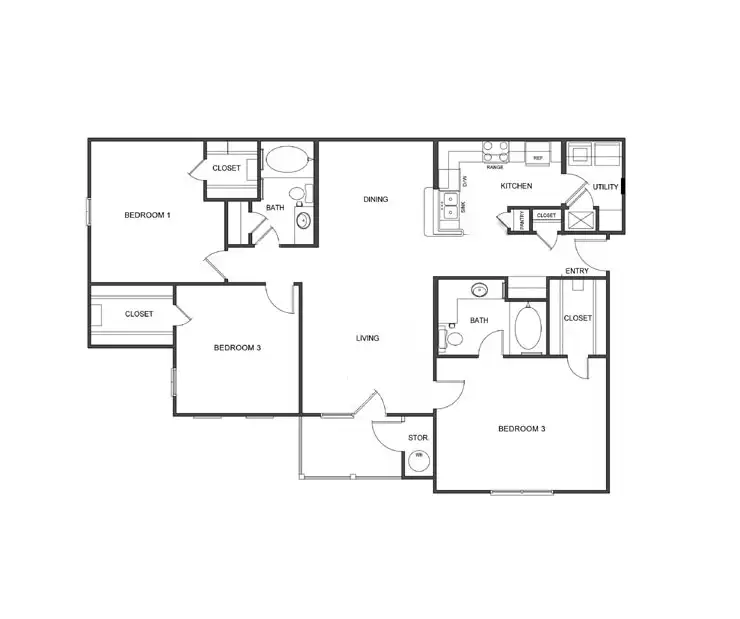
#> input picture 3x2_islandpark_14c1 2d- resied (square).webp, 740 x 619 px, found by its file name
$ python generate_scene_from_floorplan.py
#> lines starting #> are read from the running program, lines starting #| are printed output that depends on the picture; after the words box and inside, x2 and y2 are one past the last pixel; in counts of white or black regions, pixels touching at a corner belong together
#!/usr/bin/env python3
"""Generate a native LuckyEngine mesh scene from a floorplan image.

This script detects major horizontal/vertical wall lines from a 2D floorplan
image and emits a mesh-based `.hscene` with simple 3D wall blocks.
"""

from __future__ import annotations

import argparse
from pathlib import Path
import re

import cv2
import numpy as np


DEFAULT_ENGINE_ROOT = Path(
    "/home/acald-creator/go/src/github.com/acald-creator/LuckyEngine-2026.1-Linux-x64"
)
DEFAULT_IMAGE = Path(
    "/home/acald-creator/go/src/github.com/acald-creator/apartment-moving-simulator/3x2_islandpark_14c1 2d- resied (square).webp"
)
DEFAULT_SCENE_NAME = "ApartmentFromImage.hscene"
CUBE_ASSET_ID = 636035523334520015


def detect_axis_aligned_lines(
    image_path: Path,
    threshold: int = 130,
    min_len_px: int = 40,
    merge_gap_px: int = 6,
) -> list[tuple[str, float, float, float]]:
    """Return axis-aligned wall segments as (axis, x_or_y, start, end)."""
    img = cv2.imread(str(image_path), cv2.IMREAD_GRAYSCALE)
    if img is None:
        raise RuntimeError(f"Could not read image: {image_path}")

    # Invert threshold so dark walls become white foreground.
    _, bw = cv2.threshold(img, threshold, 255, cv2.THRESH_BINARY_INV)
    bw = cv2.morphologyEx(bw, cv2.MORPH_CLOSE, np.ones((3, 3), np.uint8))

    lines = cv2.HoughLinesP(
        bw,
        rho=1,
        theta=np.pi / 180,
        threshold=80,
        minLineLength=min_len_px,
        maxLineGap=10,
    )
    if lines is None:
        return []

    # Normalize as horizontal/vertical only.
    horiz: list[tuple[float, float, float]] = []  # y, x1, x2
    vert: list[tuple[float, float, float]] = []  # x, y1, y2
    for line in lines[:, 0, :]:
        x1, y1, x2, y2 = map(float, line.tolist())
        dx = abs(x2 - x1)
        dy = abs(y2 - y1)
        if dx < 1 and dy < 1:
            continue
        if dx >= 3 * max(dy, 1):
            y = (y1 + y2) / 2.0
            horiz.append((y, min(x1, x2), max(x1, x2)))
        elif dy >= 3 * max(dx, 1):
            x = (x1 + x2) / 2.0
            vert.append((x, min(y1, y2), max(y1, y2)))

    def merge_parallel(
        entries: list[tuple[float, float, float]]
    ) -> list[tuple[float, float, float]]:
        if not entries:
            return []
        # group by axis coordinate proximity
        entries.sort(key=lambda t: (t[0], t[1], t[2]))
        groups: list[list[tuple[float, float, float]]] = []
        for e in entries:
            if not groups or abs(e[0] - groups[-1][0][0]) > merge_gap_px:
                groups.append([e])
            else:
                groups[-1].append(e)

        merged: list[tuple[float, float, float]] = []
        for g in groups:
            axis = float(np.mean([x[0] for x in g]))
            segs = sorted([(x[1], x[2]) for x in g], key=lambda p: p[0])
            cur_s, cur_e = segs[0]
            for s, e in segs[1:]:
                if s <= cur_e + merge_gap_px:
                    cur_e = max(cur_e, e)
                else:
                    merged.append((axis, cur_s, cur_e))
                    cur_s, cur_e = s, e
            merged.append((axis, cur_s, cur_e))
        return merged

    horiz_m = merge_parallel(horiz)
    vert_m = merge_parallel(vert)

    # Keep meaningful segments only.
    out: list[tuple[str, float, float, float]] = []
    for y, x1, x2 in horiz_m:
        if x2 - x1 >= min_len_px:
            out.append(("h", y, x1, x2))
    for x, y1, y2 in vert_m:
        if y2 - y1 >= min_len_px:
            out.append(("v", x, y1, y2))
    return out


def write_hscene(
    scene_path: Path,
    segments: list[tuple[str, float, float, float]],
    image_w: int,
    image_h: int,
    meters_per_pixel: float = 0.03,
) -> None:
    cx = image_w / 2.0
    cy = image_h / 2.0

    def map_xy(px: float, py: float) -> tuple[float, float]:
        # Image -> world: x right, y up
        wx = (px - cx) * meters_per_pixel
        wy = (cy - py) * meters_per_pixel
        return wx, wy

    lines: list[str] = []
    lines.append("Scene: LuckyRobots")
    lines.append("SceneSettings:")
    lines.append("  SceneTimeMode: 1")
    lines.append("  FreeStepEnabled: false")
    lines.append("  TimeRunners:")
    lines.append("    - ID: 0")
    lines.append("      Name: Robot")
    lines.append("      Frequency: 50")
    lines.append("      Locked: false")
    lines.append("  OnUpdateSettings:")
    lines.append("    Enabled: true")
    lines.append("    RunnerID: 0")
    lines.append("    RunnerName: Robot")
    lines.append("    Frequency: 50")
    lines.append("    Priority: 0")
    lines.append("    Phase: 1")
    lines.append("  OnPhysicsUpdateSettings:")
    lines.append("    Enabled: true")
    lines.append("    RunnerID: 0")
    lines.append("    RunnerName: Robot")
    lines.append("    Frequency: 50")
    lines.append("    Priority: 0")
    lines.append("    Phase: 2")
    lines.append("  OnLateUpdateSettings:")
    lines.append("    Enabled: true")
    lines.append("    RunnerID: 0")
    lines.append("    RunnerName: Robot")
    lines.append("    Frequency: 50")
    lines.append("    Priority: 0")
    lines.append("    Phase: 3")
    lines.append("  UpdateAnimationSettings:")
    lines.append("    Enabled: true")
    lines.append("    RunnerID: 0")
    lines.append("    RunnerName: Robot")
    lines.append("    Frequency: 50")
    lines.append("    Priority: 100")
    lines.append("    Phase: 3")
    lines.append("  Box2DSettings:")
    lines.append("    Enabled: false")
    lines.append("    RunnerID: 0")
    lines.append("    RunnerName: Robot")
    lines.append("    Frequency: 50")
    lines.append("    Priority: 0")
    lines.append("    Phase: 2")
    lines.append("  JoltSettings:")
    lines.append("    Enabled: true")
    lines.append("    RunnerID: 0")
    lines.append("    RunnerName: Robot")
    lines.append("    Frequency: 50")
    lines.append("    Priority: 0")
    lines.append("    Phase: 2")
    lines.append("  MujocoSettings:")
    lines.append("    Enabled: false")
    lines.append("    RunnerID: 0")
    lines.append("    RunnerName: Robot")
    lines.append("    Frequency: 50")
    lines.append("    Priority: 0")
    lines.append("    Phase: 2")
    lines.append("    CollisionCheckingEnabled: false")
    lines.append("PrefabManager: []")
    lines.append("Entities:")

    eid = 9903000000000000000

    def add_entity(tag: str, px: float, py: float, pz: float, sx: float, sy: float, sz: float) -> None:
        nonlocal eid
        lines.append(f"  - Entity: {eid}")
        lines.append("    Domain: Client")
        lines.append("    TagComponent:")
        lines.append(f"      Tag: {tag}")
        lines.append("    Parent: 0")
        lines.append("    Children:")
        lines.append("      []")
        lines.append("    TransformComponent:")
        lines.append(f"      Position: [{px:.6f}, {py:.6f}, {pz:.6f}]")
        lines.append("      Rotation: [0, 0, 0]")
        lines.append(f"      Scale: [{sx:.6f}, {sy:.6f}, {sz:.6f}]")
        lines.append("    StaticMeshComponent:")
        lines.append(f"      AssetID: {CUBE_ASSET_ID}")
        lines.append("      MaterialTable:")
        lines.append("        0: 0")
        lines.append("      Visible: true")
        eid += 1

    # Camera
    lines.extend(
        [
            f"  - Entity: {eid}",
            "    Domain: Client",
            "    TagComponent:",
            "      Tag: Main Camera",
            "    Parent: 0",
            "    Children:",
            "      []",
            "    TransformComponent:",
            "      Position: [0.0, 8.0, -16.0]",
            "      Rotation: [2.75, 0, 3.14159226]",
            "      Scale: [1, 1, 1]",
            "    CameraComponent:",
            "      Camera:",
            "        ProjectionType: 0",
            "        PerspectiveFOV: 60",
            "        PerspectiveNear: 0.1",
            "        PerspectiveFar: 4000",
            "        OrthographicSize: 10",
            "        OrthographicNear: -1",
            "        OrthographicFar: 1",
            "      Primary: true",
        ]
    )
    eid += 1

    # Light
    lines.extend(
        [
            f"  - Entity: {eid}",
            "    Domain: Client",
            "    TagComponent:",
            "      Tag: Directional Light",
            "    Parent: 0",
            "    Children:",
            "      []",
            "    TransformComponent:",
            "      Position: [0, 0, 0]",
            "      Rotation: [1.2, 0.4, -1.2]",
            "      Scale: [1, 1, 1]",
            "    DirectionalLightComponent:",
            "      Intensity: 2.0",
            "      Radiance: [1, 1, 1]",
            "      CastShadows: true",
            "      SoftShadows: true",
            "      LightSize: 0.5",
            "      ShadowAmount: 1",
        ]
    )
    eid += 1

    # Ground slab
    wx = image_w * meters_per_pixel
    wy = image_h * meters_per_pixel
    add_entity("Ground", 0.0, 0.0, -0.10, wx, wy, 0.20)

    wall_thickness = 0.24
    wall_height = 2.8

    for idx, (axis, fixed, start, end) in enumerate(segments):
        if axis == "h":
            x1, y = map_xy(start, fixed)
            x2, _ = map_xy(end, fixed)
            cx_w = (x1 + x2) / 2.0
            length = abs(x2 - x1)
            add_entity(f"WallH_{idx}", cx_w, y, wall_height / 2.0, length, wall_thickness, wall_height)
        else:
            x, y1 = map_xy(fixed, start)
            _, y2 = map_xy(fixed, end)
            cy_w = (y1 + y2) / 2.0
            length = abs(y2 - y1)
            add_entity(f"WallV_{idx}", x, cy_w, wall_height / 2.0, wall_thickness, length, wall_height)

    scene_path.write_text("\n".join(lines) + "\n")


def set_start_scene(project_file: Path, scene_name: str) -> None:
    txt = project_file.read_text()
    txt = re.sub(
        r"^\s*StartScene:.*$",
        f"  StartScene: Scenes/{scene_name}",
        txt,
        flags=re.MULTILINE,
    )
    project_file.write_text(txt)


def main() -> None:
    parser = argparse.ArgumentParser()
    parser.add_argument("--image", type=Path, default=DEFAULT_IMAGE)
    parser.add_argument("--engine-root", type=Path, default=DEFAULT_ENGINE_ROOT)
    parser.add_argument("--scene-name", type=str, default=DEFAULT_SCENE_NAME)
    parser.add_argument("--meters-per-pixel", type=float, default=0.03)
    args = parser.parse_args()

    image = cv2.imread(str(args.image), cv2.IMREAD_GRAYSCALE)
    if image is None:
        raise SystemExit(f"Could not read image: {args.image}")
    h, w = image.shape

    segments = detect_axis_aligned_lines(args.image)
#> in detect_axis_aligned_lines, `_, bw = cv2.threshold(img, threshold, 255, cv2.THRESH_BINARY_INV)`:
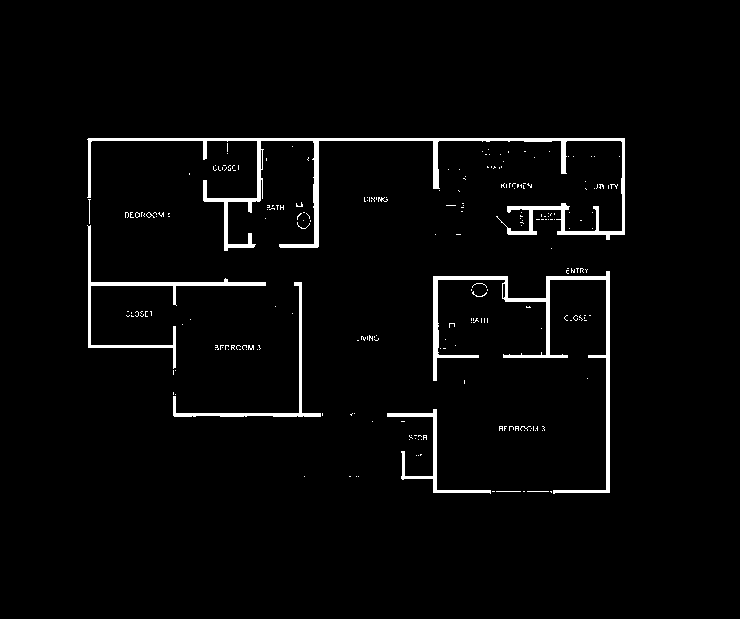
#> bw: shape (619, 740); 2.8% white; 243 white regions (232 under 20 px), largest, box (x1, y1, x2, y2) and area: (87, 138, 625, 251) 5247, (433, 271, 610, 494) 3015, (87, 225, 266, 369) 1512
#> in detect_axis_aligned_lines, `bw = cv2.morphologyEx(bw, cv2.MORPH_CLOSE, np.ones((3, 3), np.uint8))`:
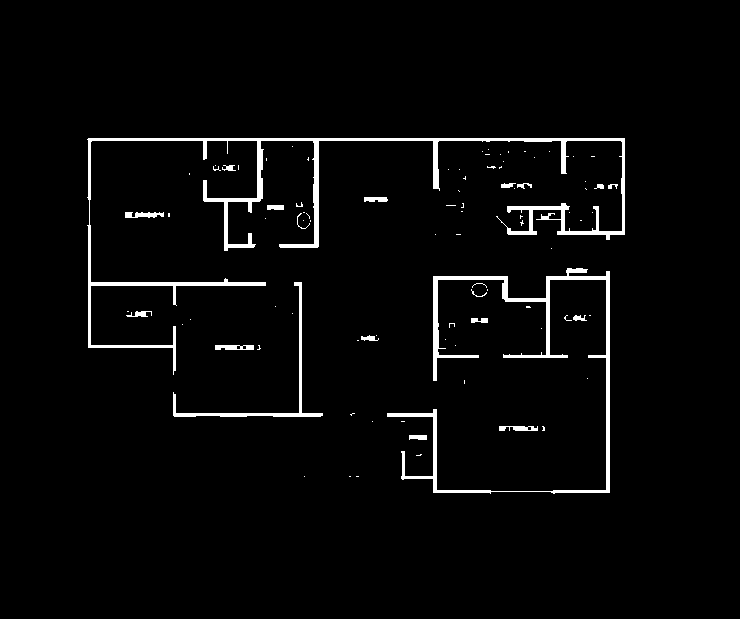
#> bw: shape (619, 740); 3% white; 92 white regions (72 under 20 px), largest, box (x1, y1, x2, y2) and area: (87, 138, 625, 375) 6935, (387, 268, 610, 494) 4078, (173, 282, 323, 417) 1019
#> in detect_axis_aligned_lines, `lines = cv2.HoughLinesP( bw, rho=1, theta=np.pi / 180, threshold=80, m..`: lines = 63 rows, first 6: [88, 138, 624, 138], [88, 140, 624, 140], [87, 139, 624, 139], [88, 285, 265, 282], [434, 380, 434, 276], [433, 380, 433, 276]
#> the loop in detect_axis_aligned_lines, `for line in lines[:, 0, :]:` made 63 passes
#> (x1, y1, x2, y2, dx, dy, y) on passes 1, 2, 3, 4, 9, 12, 13, 15: (88, 138, 624, 138, 536, 0, 138), (88, 140, 624, 140, 536, 0, 140), (87, 139, 624, 139, 537, 0, 139), (88, 285, 265, 282, 177, 3, 283.5), (173, 413, 322, 413, 149, 0, 413), (173, 414, 322, 414, 149, 0, 414), (173, 415, 322, 415, 149, 0, 415), (437, 278, 507, 276, 70, 2, 277)
#> after the loop in detect_axis_aligned_lines, `for line in lines[:, 0, :]:`: horiz = 37 items, first 6: (138, 88, 624), (140, 88, 624), (139, 87, 624), (283.5, 88, 265), (413, 173, 322), (414, 173, 322); vert = 26 items, first 6: (434, 276, 380), (433, 276, 380), (607, 271, 492), (608, 271, 492), (435, 276, 380), (436, 276, 380)
#> the loop in merge_parallel, `for e in entries:` made 37 passes
#> e on passes 1 to 8: (138, 88, 624), (139, 87, 624), (140, 88, 624), (199, 203, 253), (206.5, 507, 568), (208, 507, 568), (209, 507, 564), (213.5, 125, 169)
#> after the loop in merge_parallel, `for e in entries:`: groups = 12 items
#> the loop in merge_parallel, `for g in groups:` made 12 passes
#> (g, axis, segs) on passes 1, 3, 4, 5: ([(138, 88, 624), (139, 87, 624), (140, 88, 624)], 139, [(87, 624), (88, 624), (88, 624)]), ([(206.5, 507, 568), (208, 507, 568), (209, 507, 564)], 207.8, [(507, 568), (507, 568), (507, 564)]), ([(213.5, 125, 169), (215.5, 125, 169)], 214.5, [(125, 169), (125, 169)]), ([(231.5, 557, 624), (233, 557, 624), (233.5, 581, 624)], 232.7, [(557, 624), (557, 624), (581, 624)])
#> after the loop in merge_parallel, `for g in groups:`: merged = 16 items, first 6: (139, 87, 624), (199, 203, 253), (207.8, 507, 568), (214.5, 125, 169), (232.7, 557, 624), (278.1, 89, 231)
#> in detect_axis_aligned_lines, `horiz_m = merge_parallel(horiz)`: horiz_m has the same summary as merged in merge_parallel
#> the loop in merge_parallel (call 2), `for e in entries:` made 26 passes
#> e on passes 1 to 8: (88, 225, 347), (88.5, 141, 202), (89, 152, 322), (89, 266, 345), (90, 141, 199), (173, 326, 374), (299, 282, 412), (300, 282, 412)
#> the loop in merge_parallel (call 2), `for g in groups:` made 7 passes
#> (g, axis, segs) on passes 3, 4, 7: ([(299, 282, 412), (300, 282, 412), (301, 282, 416)], 300, [(282, 412), (282, 412), (282, 416)]), ([(315, 141, 247), (316, 141, 247), (316.5, 141, 245)], 315.8, [(141, 247), (141, 247), (141, 245)]), ([(622, 141, 234), (623, 141, 234), (624, 141, 234)], 623, [(141, 234), (141, 234), (141, 234)])
#> in detect_axis_aligned_lines, `vert_m = merge_parallel(vert)`: vert_m = [(88.9, 141, 347), (173, 326, 374), (300, 282, 416), (315.8, 141, 247), (434.9, 276, 380), (434.9, 409, 492), (607.5, 271, 492), (623, 141, 234)]
#> the loop in detect_axis_aligned_lines, `for y, x1, x2 in horiz_m:` made 16 passes
#> after the loop in detect_axis_aligned_lines, `for y, x1, x2 in horiz_m:`: out = 16 items, first 6: ('h', 139, 87, 624), ('h', 199, 203, 253), ('h', 207.8, 507, 568), ('h', 214.5, 125, 169), ('h', 232.7, 557, 624), ('h', 278.1, 89, 231)
#> the loop in detect_axis_aligned_lines, `for x, y1, y2 in vert_m:` made 8 passes
#> after the loop in detect_axis_aligned_lines, `for x, y1, y2 in vert_m:`: out = 24 items, first 6: ('h', 139, 87, 624), ('h', 199, 203, 253), ('h', 207.8, 507, 568), ('h', 214.5, 125, 169), ('h', 232.7, 557, 624), ('h', 278.1, 89, 231)
#> segments has the same summary as out in detect_axis_aligned_lines
    if not segments:
        raise SystemExit("No wall segments detected from image.")

    scene_path = (
        args.engine_root
        / "LuckyEditor"
        / "RobotSandbox"
        / "Assets"
        / "Scenes"
        / args.scene_name
    )
    project_path = args.engine_root / "LuckyEditor" / "RobotSandbox" / "RobotSandbox.hproj"

    write_hscene(scene_path, segments, w, h, meters_per_pixel=args.meters_per_pixel)
#> the loop in write_hscene, `for idx, (axis, fixed, start, end) in enumerate(segments):` made 24 passes
#> (axis, fixed, start, end, x1, y) on passes 1 to 8: ('h', 139, 87, 624, -8.49, 5.12), ('h', 199, 203, 253, -5.01, 3.31), ('h', 207.8, 507, 568, 4.11, 3.05), ('h', 214.5, 125, 169, -7.35, 2.85), ('h', 232.7, 557, 624, 5.61, 2.31), ('h', 278.1, 89, 231, -8.43, 0.941), ('h', 278.1, 437, 507, 2.01, 0.941), ('h', 278.1, 546, 605, 5.28, 0.941)
    set_start_scene(project_path, args.scene_name)

    print(f"Wrote scene: {scene_path}")
    print(f"Detected wall segments: {len(segments)}")
    print(f"Updated StartScene to: Scenes/{args.scene_name}")


if __name__ == "__main__":
#> (the run stopped early here; a loop or call above may not have finished)

$ run again, with 3_470411_2373781.webp copied over 3x2_islandpark_14c1 2d- resied (square).webp
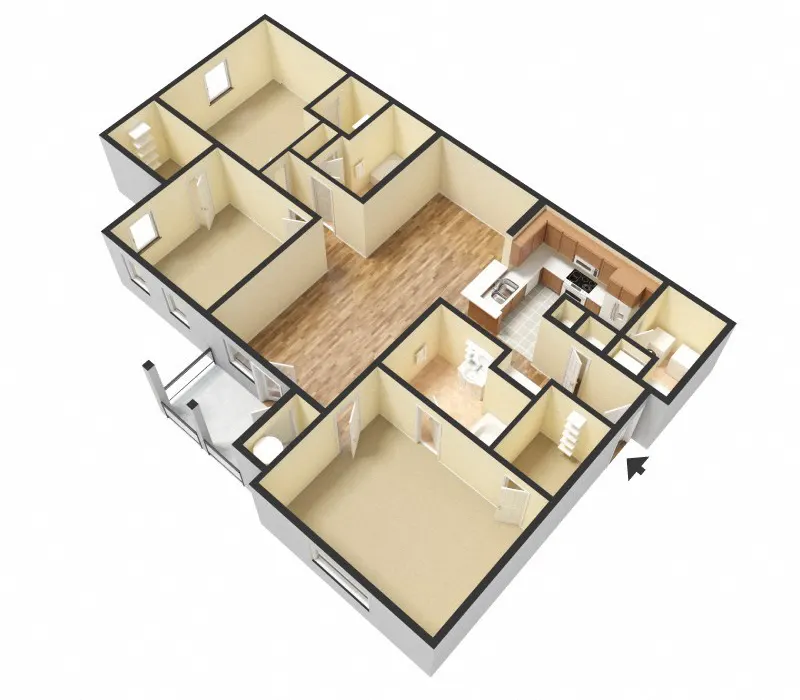
#> input picture 3_470411_2373781.webp, 800 x 700 px, found by its file name
#> in detect_axis_aligned_lines, `_, bw = cv2.threshold(img, threshold, 255, cv2.THRESH_BINARY_INV)`:
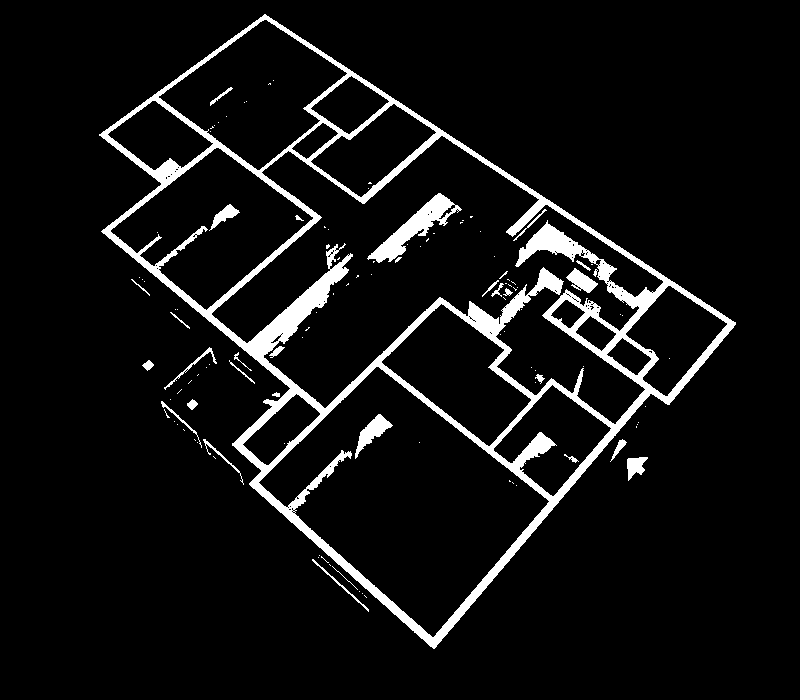
#> bw: shape (700, 800); 6.9% white; 117 white regions (86 under 20 px), largest, box (x1, y1, x2, y2) and area: (99, 14, 736, 649) 33389, (367, 193, 462, 263) 1840, (355, 414, 393, 459) 588
#> in detect_axis_aligned_lines, `bw = cv2.morphologyEx(bw, cv2.MORPH_CLOSE, np.ones((3, 3), np.uint8))`:
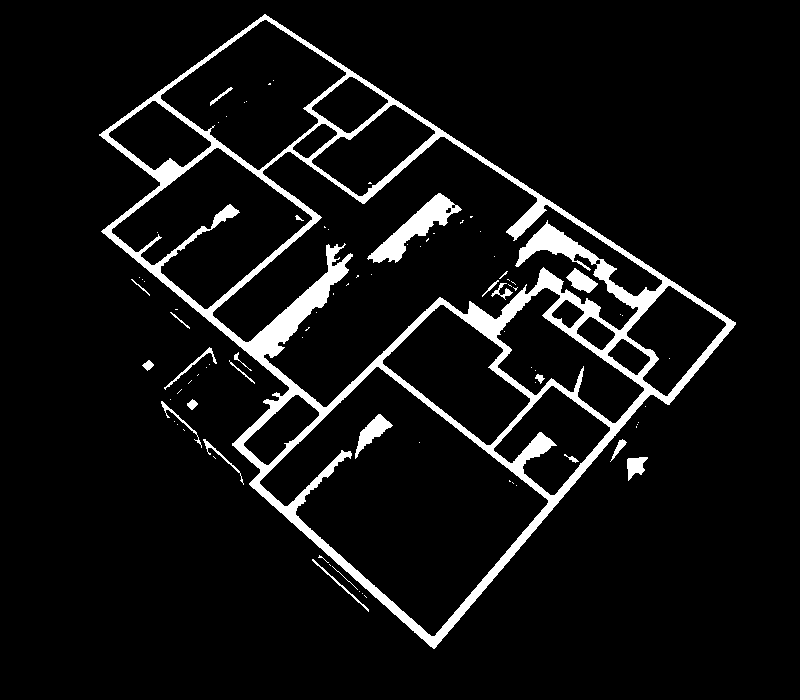
#> bw: shape (700, 800); 7.1% white; 87 white regions (64 under 20 px), largest, box (x1, y1, x2, y2) and area: (99, 14, 736, 649) 34638, (367, 193, 462, 263) 1962, (355, 414, 393, 459) 592
#> lines = 239 rows, first 6: [263, 16, 735, 322], [261, 17, 734, 324], [263, 17, 735, 324], [253, 487, 442, 298], [430, 645, 649, 384], [150, 98, 321, 217]
#> the loop in detect_axis_aligned_lines, `for line in lines[:, 0, :]:` made 239 passes
#> (x1, y1, x2, y2, dx, dy, y) on passes 166, 222, 225, 238: (609, 288, 654, 301, 45, 13, 294.5), (538, 278, 589, 285, 51, 7, 281.5), (467, 322, 514, 315, 47, 7, 318.5), (246, 344, 291, 335, 45, 9, 339.5)
#> after the loop in detect_axis_aligned_lines, `for line in lines[:, 0, :]:`: horiz = [(294.5, 609, 654), (281.5, 538, 589), (318.5, 467, 514), (339.5, 246, 291)]; vert = []
#> the loop in merge_parallel, `for e in entries:` made 4 passes
#> after the loop in merge_parallel, `for e in entries:`: groups = [[(281.5, 538, 589)], [(294.5, 609, 654)], [(318.5, 467, 514)], [(339.5, 246, 291)]]
#> the loop in merge_parallel, `for g in groups:` made 4 passes
#> after the loop in merge_parallel, `for g in groups:`: merged = [(281.5, 538, 589), (294.5, 609, 654), (318.5, 467, 514), (339.5, 246, 291)]
#> horiz_m has the same summary as merged in merge_parallel
#> vert_m = []
#> the loop in detect_axis_aligned_lines, `for y, x1, x2 in horiz_m:` made 4 passes
#> after the loop in detect_axis_aligned_lines, `for y, x1, x2 in horiz_m:`: out = [('h', 281.5, 538, 589), ('h', 294.5, 609, 654), ('h', 318.5, 467, 514), ('h', 339.5, 246, 291)]
#> segments has the same summary as out in detect_axis_aligned_lines
#> the loop in write_hscene, `for idx, (axis, fixed, start, end) in enumerate(segments):` made 4 passes
#> (fixed, start, end, x1, y, x2) on passes 1 to 4: (281.5, 538, 589, 4.14, 2.05, 5.67), (294.5, 609, 654, 6.27, 1.67, 7.62), (318.5, 467, 514, 2.01, 0.945, 3.42), (339.5, 246, 291, -4.62, 0.315, -3.27)
